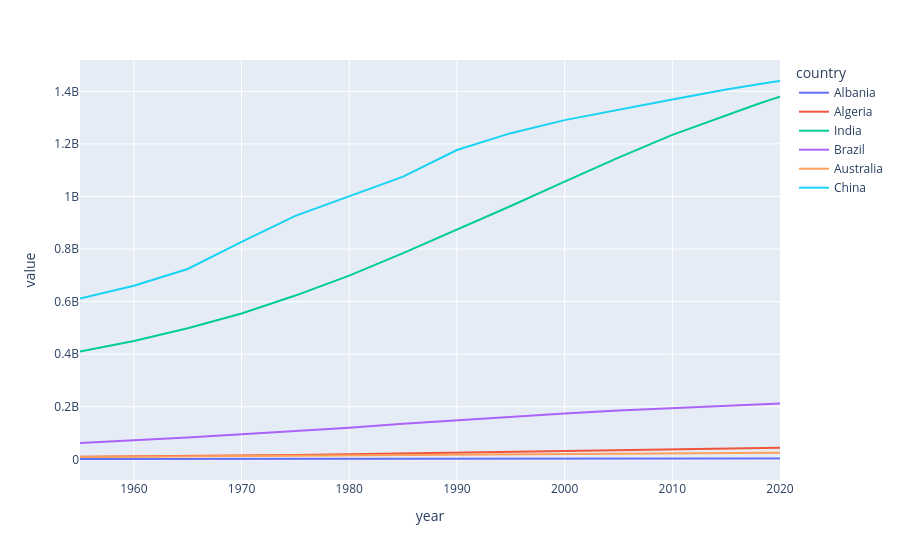

Write notebook code for a chart like this one.
### Code cell
# Tell Pandas to use the Plotly backend for fully interactive plotting
import pandas as pd
pd.options.plotting.backend = "plotly"

# This replaces df1.iplot(kind='line') with native, interactive Plotly plotting
fig = df1.plot(kind='line')
fig.show()

### Figure 1 — Plotly figure (JSON) as saved in the notebook; plotly's stock layout.template omitted (floating-point values rounded to 4 significant figures)
{"data": [{"hovertemplate": "country=Albania<br>year=%{x}<br>value=%{y}<extra></extra>", "legendgroup": "Albania", "line": {"color": "#636efa", "dash": "solid"}, "marker": {"symbol": "circle"}, "mode": "lines", "name": "Albania", "orientation": "v", "showlegend": true, "x": [1955, 1960, 1965, 1970, 1975, 1980, 1985, 1990, 1995, 2000, 2005, 2010, 2015, 2016, 2017, 2018, 2019, 2020], "xaxis": "x", "y": [1419994, 1636090, 1896171, 2150707, 2411732, 2682690, 2969672, 3286073, 3112936, 3129243, 3086810, 2948023, 2890513, 2886438, 2884169, 2882740, 2880917, 2877797], "yaxis": "y", "type": "scatter"}, {"hovertemplate": "country=Algeria<br>year=%{x}<br>value=%{y}<extra></extra>", "legendgroup": "Algeria", "line": {"color": "#EF553B", "dash": "solid"}, "marker": {"symbol": "circle"}, "mode": "lines", "name": "Algeria", "orientation": "v", "showlegend": true, "x": [1955, 1960, 1965, 1970, 1975, 1980, 1985, 1990, 1995, 2000, 2005, 2010, 2015, 2016, 2017, 2018, 2019, 2020], "xaxis": "x", "y": [9774283, 11057863, 12550885, 14464985, 16607707, 19221665, 22431502, 25758869, 28757785, 31042235, 33149724, 35977455, 39728025, 40551392, 41389189, 42228408, 43053054, 43851044], "yaxis": "y", "type": "scatter"}, {"hovertemplate": "country=India<br>year=%{x}<br>value=%{y}<extra></extra>", "legendgroup": "India", "line": {"color": "#00cc96", "dash": "solid"}, "marker": {"symbol": "circle"}, "mode": "lines", "name": "India", "orientation": "v", "showlegend": true, "x": [1955, 1960, 1965, 1970, 1975, 1980, 1985, 1990, 1995, 2000, 2005, 2010, 2015, 2016, 2017, 2018, 2019, 2020], "xaxis": "x", "y": [409880595, 450547679, 499123324, 555189792, 623102897, 698952844, 784360008, 873277798, 963922588, 1056575549, 1147609927, 1234281170, 1310152403, 1324517249, 1338676785, 1352642280, 1366417754, 1380004385], "yaxis": "y", "type": "scatter"}, {"hovertemplate": "country=Brazil<br>year=%{x}<br>value=%{y}<extra></extra>", "legendgroup": "Brazil", "line": {"color": "#ab63fa", "dash": "solid"}, "marker": {"symbol": "circle"}, "mode": "lines", "name": "Brazil", "orientation": "v", "showlegend": true, "x": [1955, 1960, 1965, 1970, 1975, 1980, 1985, 1990, 1995, 2000, 2005, 2010, 2015, 2016, 2017, 2018, 2019, 2020], "xaxis": "x", "y": [62533919, 72179226, 83373530, 95113265, 107216205, 120694009, 135274080, 149003223, 162019896, 174790340, 186127103, 195713635, 204471769, 206163053, 207833823, 209469323, 211049527, 212559417], "yaxis": "y", "type": "scatter"}, {"hovertemplate": "country=Australia<br>year=%{x}<br>value=%{y}<extra></extra>", "legendgroup": "Australia", "line": {"color": "#FFA15A", "dash": "solid"}, "marker": {"symbol": "circle"}, "mode": "lines", "name": "Australia", "orientation": "v", "showlegend": true, "x": [1955, 1960, 1965, 1970, 1975, 1980, 1985, 1990, 1995, 2000, 2005, 2010, 2015, 2016, 2017, 2018, 2019, 2020], "xaxis": "x", "y": [9165707, 10242076, 11313195, 12793034, 13773288, 14588405, 15663663, 16960597, 17993074, 18991431, 20178540, 22154679, 23932502, 24262712, 24584620, 24898152, 25203198, 25499884], "yaxis": "y", "type": "scatter"}, {"hovertemplate": "country=China<br>year=%{x}<br>value=%{y}<extra></extra>", "legendgroup": "China", "line": {"color": "#19d3f3", "dash": "solid"}, "marker": {"symbol": "circle"}, "mode": "lines", "name": "China", "orientation": "v", "showlegend": true, "x": [1955, 1960, 1965, 1970, 1975, 1980, 1985, 1990, 1995, 2000, 2005, 2010, 2015, 2016, 2017, 2018, 2019, 2020], "xaxis": "x", "y": [612241554, 660408056, 724218968, 827601394, 926240885, 1000089235, 1075589361, 1176883674, 1240920535, 1290550765, 1330776380, 1368810615, 1406847870, 1414049351, 1421021791, 1427647786, 1433783686, 1439323776], "yaxis": "y", "type": "scatter"}], "layout": {"xaxis": {"anchor": "y", "domain": [0, 1], "title": {"text": "year"}}, "yaxis": {"anchor": "x", "domain": [0, 1], "title": {"text": "value"}}, "legend": {"title": {"text": "country"}, "tracegroupgap": 0}, "margin": {"t": 60}}}
